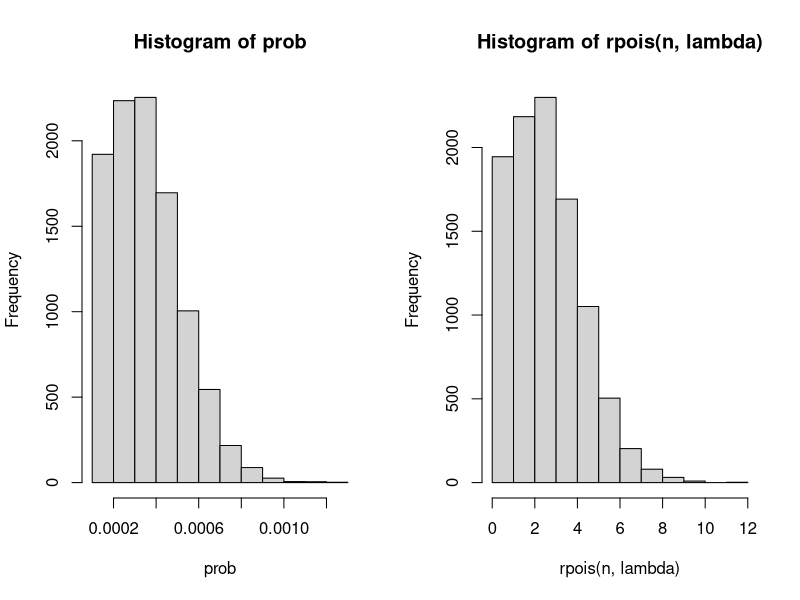

The R script that drew this image:
#Question 2b solution
#n is number of experiments
#prob is the probability vector
#lambda is the parameter
#numEvents is the number of events
#sum records the time elapsed

n = 10000
prob <- NULL
lambda <- 3 
for (i in 1:n){
	numEvents = 0
	sum = 0
	while (sum <= 1){
		u <- runif(1)
		sum <- sum + -log(u)/lambda
		numEvents <- numEvents + 1
	}
	prob[i] <- numEvents/n
}
par(mfrow=c(1,2))
hist(prob)
hist(rpois(n,lambda)) #Poisson(lambda)